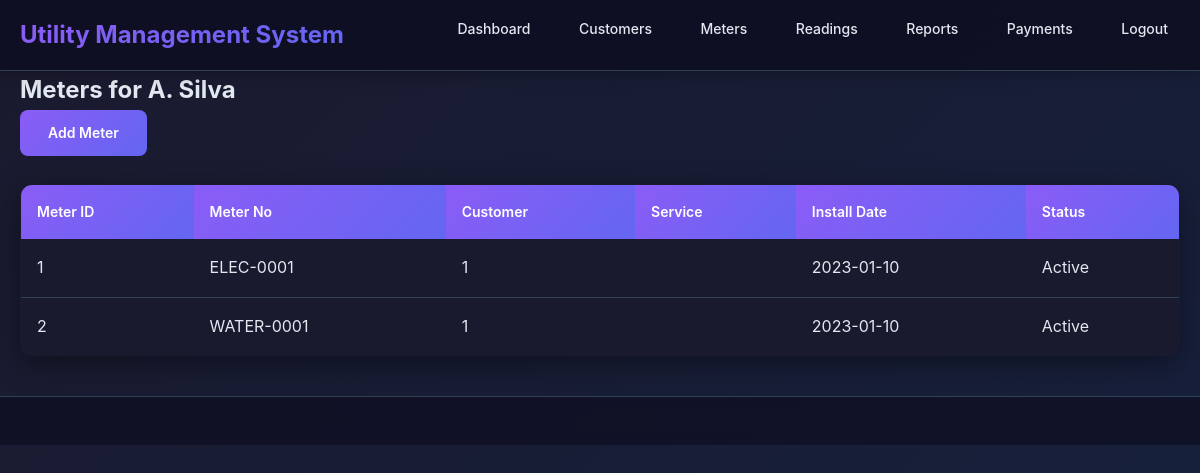
The app's page /public/meters.php?customer_id=1 (signed in) with its own data.
### tables this page shows
CREATE TABLE customer (
  customer_id INT AUTO_INCREMENT PRIMARY KEY,
  customer_type ENUM('Household','Business','Government') NOT NULL,
  name VARCHAR(150) NOT NULL,
  address TEXT,
  city VARCHAR(100),
  phone VARCHAR(20),
  email VARCHAR(100),
  created_at DATETIME DEFAULT CURRENT_TIMESTAMP
);

CREATE TABLE meter (
  meter_id INT AUTO_INCREMENT PRIMARY KEY,
  meter_no VARCHAR(50) NOT NULL UNIQUE,
  customer_id INT NOT NULL,
  service_id INT NOT NULL,
  install_date DATE,
  status ENUM('Active','Inactive','Disconnected') DEFAULT 'Active',
  FOREIGN KEY (customer_id) REFERENCES customer(customer_id) ON DELETE CASCADE,
  FOREIGN KEY (service_id) REFERENCES service(service_id) ON DELETE RESTRICT
);

### public/meters.php (the view, shortened to what this page needs)
<?php
require_once __DIR__ . '/../includes/config.php';
require_once __DIR__ . '/../includes/header.php';
$customer_id = intval($_GET['customer_id'] ?? 0);
if ($customer_id) {
    $stmt = $pdo->prepare("SELECT * FROM meter WHERE customer_id = :cid");
    $stmt->execute([':cid'=>$customer_id]);
    $meters = $stmt->fetchAll();
    $cust = $pdo->prepare("SELECT name FROM customer WHERE customer_id = :cid");
    $cust->execute([':cid'=>$customer_id]);
    $custname = $cust->fetchColumn();
    echo "<h2>Meters for " . htmlspecialchars($custname) . "</h2>";
    echo "<a class='btn' href='add_meter.php?customer_id={$customer_id}'>Add Meter</a>";
}
?>
<table class="table">
  <thead><tr><th>Meter ID</th><th>Meter No</th><th>Customer</th><th>Service</th><th>Install Date</th><th>Status</th></tr></thead>
  <tbody>
    <?php foreach($meters as $m): ?>
    <tr>
      <td><?= $m['meter_id'] ?></td>
      <td><?= htmlspecialchars($m['meter_no']) ?></td>
      <td><?= htmlspecialchars($m['customer_name'] ?? ($m['customer_id']??'')) ?></td>
      <td><?= htmlspecialchars($m['service_name'] ?? '') ?></td>
      <td><?= htmlspecialchars($m['install_date']) ?></td>
      <td><?= $m['status'] ?></td>
    </tr>
    <?php endforeach; ?>
  </tbody>
</table>
<?php require_once __DIR__ . '/../includes/footer.php'; ?>

### assets/css/style.css (style rules this page uses)
:root { --max-width: 1200px; --primary: #8b5cf6; --primary-dark: #7c3aed; --secondary: #ec4899; --accent: #f59e0b; --success: #10b981; --warning: #f59e0b; --error: #ef4444; --info: #06b6d4; --dark: #0f0f23; --dark-light: #1a1a2e; --dark-lighter: #252547; --light: #e2e8f0; --light-muted: #94a3b8; --gray-100: #1e293b; --gray-200: #334155; --gray-300: #475569; --gray-400: #64748b; --gray-500: #94a3b8; --gray-600: #cbd5e1; --gradient-primary: linear-gradient(135deg, #8b5cf6 0%, #6366f1 100%); --gradient-secondary: linear-gradient(135deg, #ec4899 0%, #f97316 100%); --gradient-accent: linear-gradient(135deg, #f59e0b 0%, #eab308 100%); --gradient-dark: linear-gradient(135deg, #1a1a2e 0%, #16213e 100%); --shadow-sm: 0 2px 15px rgba(0, 0, 0, 0.3); --shadow-md: 0 8px 30px rgba(0, 0, 0, 0.4); --shadow-lg: 0 16px 50px rgba(0, 0, 0, 0.5); --border-radius: 12px; --border-radius-lg: 16px; }
* { box-sizing: border-box; margin: 0; padding: 0; }
body { font-family: 'Inter', 'Segoe UI', Arial, sans-serif; background: var(--gradient-dark); margin: 0; color: var(--light); line-height: 1.6; min-height: 100vh; }
.btn { display: inline-block; padding: 12px 28px; background: var(--gradient-primary); color: white; border-radius: 8px; border: none; cursor: pointer; text-decoration: none; font-weight: 600; font-size: 14px; transition: all 0.3s ease; position: relative; overflow: hidden; }
.btn::before { content: ''; position: absolute; top: 0; left: -100%; width: 100%; height: 100%; background: linear-gradient(90deg, transparent, rgba(255,255,255,0.2), transparent); transition: left 0.5s; }
.table { width: 100%; border-collapse: collapse; margin-top: 20px; background: var(--dark-light); border-radius: var(--border-radius); overflow: hidden; box-shadow: var(--shadow-md); border: 1px solid var(--gray-200); }
.table th { background: var(--gradient-primary); color: white; padding: 16px; text-align: left; font-weight: 600; font-size: 14px; }
.table td { padding: 16px; border-bottom: 1px solid var(--gray-200); color: var(--light); }
.table tr:last-child td { border-bottom: none; }
.login-box, .card, .table { animation: fadeInUp 0.6s ease-out; }
::placeholder { color: var(--gray-400); }

### records on screen
customer: name "A. Silva"
meter: meter_id "1", meter_no "ELEC-0001", customer "1", install_date "2023-01-10", status "Active"
meter: meter_id "2", meter_no "WATER-0001", customer "1", install_date "2023-01-10", status "Active"
